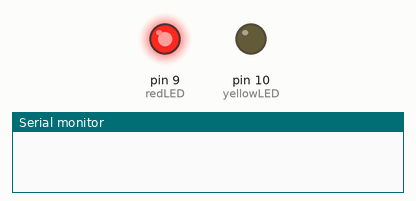
Recording of a sketch running on a simulated Arduino Uno, built with avr-gcc and run on an emulated ATmega328P. Parts: output pins drawn as LEDs (lit = HIGH), the last lines printed to the serial monitor.

Above: at 0.12 s.
At 3.12 s:
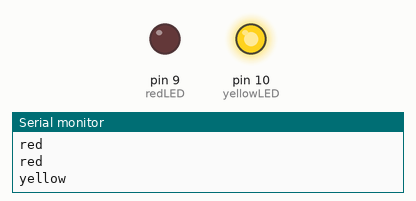
At 6.37 s:
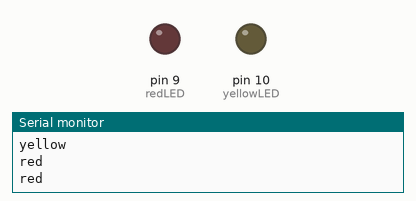
Timing chart, 0 to 6.7 s (numbered marks = the images above):
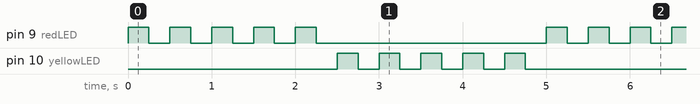

The sketch:

LED_basic.ino
```cpp
int redLED=9;
int yellowLED=10;
int redLEDon=250;
int redLEDoff=250;
int yellowLEDon=250;
int yellowLEDoff=250;
int red=0;
int yellow=0;
void setup() {
  // put your setup code here, to run once:
pinMode(redLED, OUTPUT);
pinMode(yellowLED, OUTPUT);
Serial.begin(9600);
}

void loop() {
  // put your main code here, to run repeatedly:
  while (red<5){
  digitalWrite(redLED, HIGH);
  delay(redLEDon);
  digitalWrite(redLED, LOW);
  delay(redLEDoff);
  red=red+1;
  yellow=0;
  Serial.println("red");
  }

while (yellow<5){
  digitalWrite(yellowLED, HIGH);
  delay(yellowLEDon);
  digitalWrite(yellowLED, LOW);
  delay(yellowLEDoff);
  yellow=yellow+1;
  red=0;
  Serial.println("yellow");
}
}
```

Measured:
- by itself, pin 9 (redLED), pin 10 (yellowLED): repeats every 5.0 s: 4 × (LOW 0.25 s, HIGH 0.25 s), LOW 2.8 s, HIGH 0.25 s
- by itself, everything shown: repeats every 5.0 s, in 20 steps
